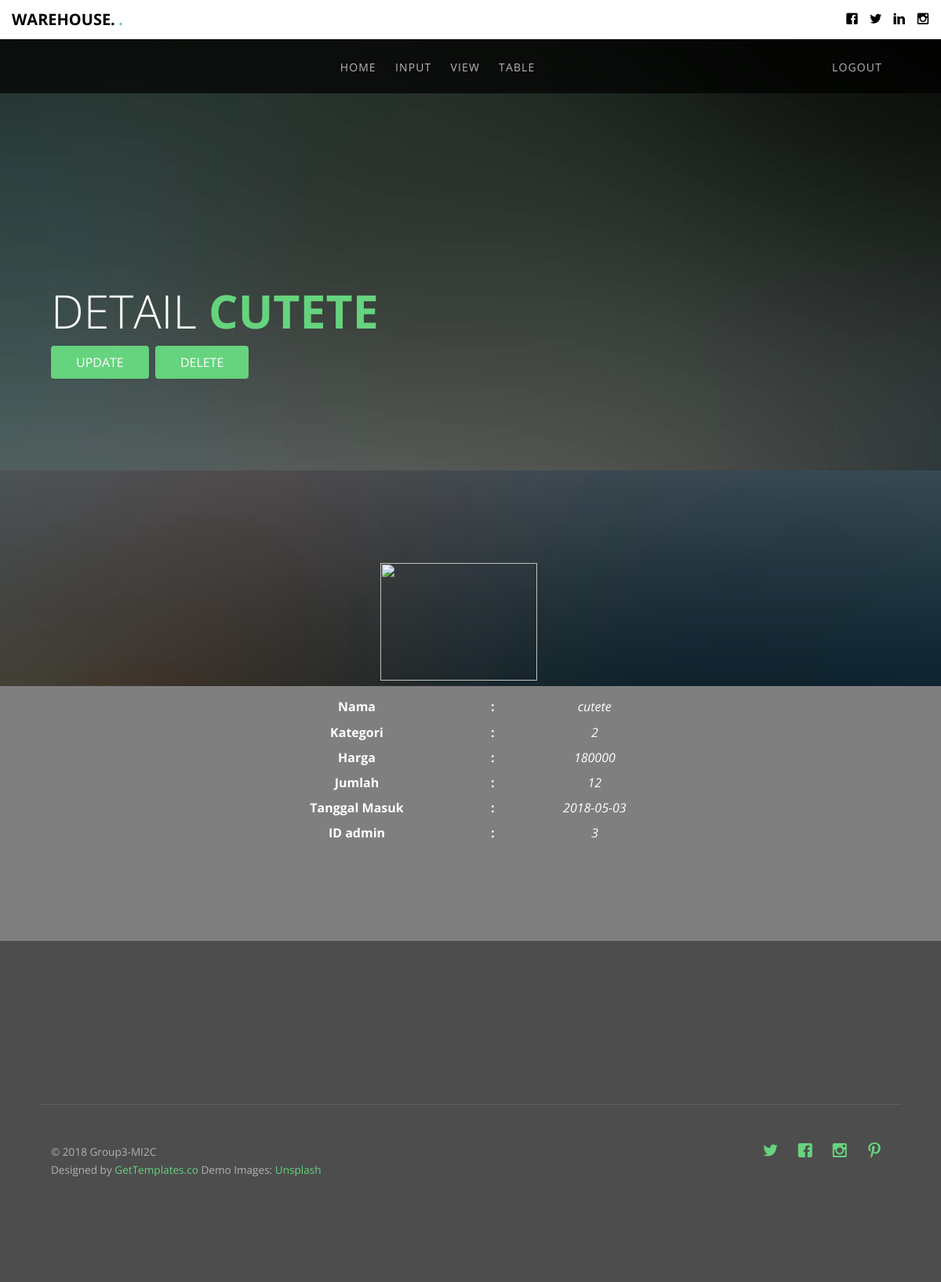
The app's page /Welcome/detailbarang/1 with its own data.
### tables this page shows
CREATE TABLE `barang` (
  `id_barang` int(11) NOT NULL,
  `nama` varchar(25) NOT NULL,
  `id_kategori` int(11) NOT NULL,
  `harga` varchar(25) NOT NULL,
  `jumlah` varchar(10) NOT NULL,
  `id_admin` int(11) NOT NULL,
  `ukuran` varchar(25) NOT NULL,
  `tgl_masuk` date NOT NULL,
  `Gambar` varchar(200) NOT NULL
);

### application/controllers/Welcome.php (called while the page is built, shortened)
<?php
class Welcome extends CI_Controller {
	public function __construct()
	{
		$this->load->helper('url');
        $this->load->helper('form');
        $this->load->helper('text');
		$this->load->model('Gudang_model');
		$this->load->helper(array('url_helper','date','file'));
	}
    public function detailbarang(){
        $id_barang = $this->uri->segment(3);
        $data['Barang_list']=$this->Gudang_model->get_barang_by_id($id_barang);
        $this->load->view('admin/detailbarang', $data);
    }
}

### index.php (called while the page is built, shortened)
<?php
require_once BASEPATH.'core/CodeIgniter.php';

### application/models/Gudang_model.php (called while the page is built, shortened)
<?php
class Gudang_model extends CI_Model {
		public function get_barang_by_id($id_barang = 0){
		$query = $this->db->get_where('barang', array('id_barang'=>$id_barang));
		return $query -> row_array();
	}
}
?>

### application/views/admin/detailbarang.php (the view, shortened to what this page needs)
	<header id="gtco-header" class="gtco-cover gtco-cover-sm" role="banner" style="background-image: url(http://localhost:8080/ci3-gudang/assets/images/img_bg_3.jpg)" data-stellar-background-ratio="0.5">
		<div class="overlay"></div>
		<div class="gtco-container">
			<div class="row row-mt-15em">
				<div class="col-md-7 mt-text text-left animate-box" data-animate-effect="fadeInUp">
					<h1>Detail <strong><?php echo $Barang_list['nama']  ?></strong></h1>
					 <a href="<?php echo site_url( 'Welcome/edit_barang/'.$Barang_list['id_barang']) ?>"><button class="btn btn-primary"> UPDATE </button></a>
				         <a href="<?php echo site_url( 'Welcome/delete_barang/'.$Barang_list['id_barang']) ?>"><button class="btn btn-primary"> DELETE</button></a>
                    </div>
			</div>
		</div>
	</header>
<section id="about">
     <div class="gtco-cover gtco-cover-sm" style="background-image: url(http://localhost:8080/ci3-gudang/assets/images/img_bg_2.jpg)" data-stellar-background-ratio="0.5">
          <div class="overlay"></div>
          <div class="gtco-container text-center">
               <div class="display-t">
                    <div class="display-tc">
                         <div class="row">
                               <div class="col-lg-12 text-center">
            <p><?php echo "<img src='".base_url()."assets/images/".$Barang_list['Gambar']."' width='200' height='150'>"?></p>
          </div>
<font color="white">
          <div class="col-lg-12">
               <div class="col-lg-3"></div>
               <div class="col-lg-3"><label>Nama</label></div>
               <div class="col-lg-1"><label>:</label></div>
               <div class="col-lg-2"><i><?php echo $Barang_list['nama'] ?></i></div>
               <div class="col-lg-3"></div>
          </div>
          <div class="col-lg-12">
               <div class="col-lg-3"></div>
               <div class="col-lg-3"><label>Kategori</label></div>
               <div class="col-lg-1"><label>:</label></div>
               <div class="col-lg-2"><i><?php echo $Barang_list['id_kategori'] ?></i></div>
               <div class="col-lg-3"></div>
          </div>
          <div class="col-lg-12">
               <div class="col-lg-3"></div>
               <div class="col-lg-3"><label>Harga</label></div>
               <div class="col-lg-1"><label>:</label></div>
               <div class="col-lg-2"><i><?php echo $Barang_list['harga'] ?></i></div>
               <div class="col-lg-3"></div>
          </div>
          <div class="col-lg-12">
               <div class="col-lg-3"></div>
               <div class="col-lg-3"><label>Jumlah</label></div>
               <div class="col-lg-1"><label>:</label></div>
               <div class="col-lg-2"><i><?php echo $Barang_list['jumlah'] ?></i></div>
               <div class="col-lg-3"></div>
          </div>
          <div class="col-lg-12">
               <div class="col-lg-3"></div>
               <div class="col-lg-3"><label>Tanggal Masuk</label></div>
               <div class="col-lg-1"><label>:</label></div>
               <div class="col-lg-2"><i><?php echo $Barang_list['tgl_masuk'] ?></i></div>
               <div class="col-lg-3"></div>
          </div>
          <div class="col-lg-12">
               <div class="col-lg-3"></div>
               <div class="col-lg-3"><label>ID admin</label></div>
               <div class="col-lg-1"><label>:</label></div>
               <div class="col-lg-2"><i><?php echo $Barang_list['id_admin'] ?></i></div>
               <div class="col-lg-3"></div>
          </div>
</font>
					</div>
					</div>
					<div class="col-md-3"></div>
				</div>
				</div>
			</div>
</section>

### assets/css/style.css (style rules this page uses)
body { font-family: "Open Sans", Arial, sans-serif; font-weight: 400; font-size: 16px; line-height: 1.7; color: #777; background: #fff; }
a { color: #66D37E; -webkit-transition: 0.5s; -o-transition: 0.5s; transition: 0.5s; }
p { margin-bottom: 20px; }
h1, h2, h3, h4, h5, h6, figure { color: #000; font-family: "Open Sans", Arial, sans-serif; font-weight: 400; margin: 0 0 20px 0; }
.gtco-container { max-width: 1100px; position: relative; margin: 0 auto; padding-left: 15px; padding-right: 15px; }
#gtco-header { position: absolute; top: 0; background: #4d4d4d; }
#gtco-header .overlay { position: absolute; top: 0; left: 0; right: 0; bottom: 0; background: rgba(0, 0, 0, 0.4); -webkit-transition: 0.5s; -o-transition: 0.5s; transition: 0.5s; }
#gtco-header .btn { color: #fff !important; }
#gtco-header .mt-text { margin-top: 7em; margin-bottom: 3em; }
#gtco-header h1, #gtco-header h2 { margin: 0; padding: 0; color: white; }
#gtco-header h1 { margin-bottom: 0px; font-size: 59px; line-height: 1.5; font-weight: 300; text-transform: uppercase !important; }
#gtco-header h1 strong { font-weight: 700; color: #66D37E; }
#gtco-header, #gtco-counter, .gtco-bg { background-size: cover; background-position: top center; background-repeat: no-repeat; position: relative; }
.gtco-cover { height: 900px; background-size: cover; background-position: center center; background-repeat: no-repeat; position: relative; float: left; width: 100%; }
.gtco-cover a { color: #66D37E; }
.gtco-cover .overlay { z-index: 1; position: absolute; bottom: 0; top: 0; left: 0; right: 0; background: rgba(0, 0, 0, 0.5); }
.gtco-cover > .gtco-container { position: relative; z-index: 10; }
.gtco-cover .display-t, .gtco-cover .display-tc { height: 900px; display: table; width: 100%; }
.gtco-cover.gtco-cover-sm { height: 600px; }
.gtco-cover.gtco-cover-sm .display-t, .gtco-cover.gtco-cover-sm .display-tc { height: 600px; display: table; width: 100%; }
#gtco-header .display-tc, #gtco-counter .display-tc, .gtco-cover .display-tc { display: table-cell !important; vertical-align: middle; }
.btn { margin-right: 4px; margin-bottom: 4px; font-family: "Open Sans", Arial, sans-serif; font-size: 16px; font-weight: 400; -webkit-border-radius: 4px; -moz-border-radius: 4px; -ms-border-radius: 4px; border-radius: 4px; -webkit-transition: 0.5s; -o-transition: 0.5s; transition: 0.5s; padding: 8px 30px; }
.btn-primary { background: #66D37E; color: #fff; border: 2px solid #66D37E !important; }
.row-mt-15em { margin-top: 15em; }
.js .animate-box { opacity: 0; }

### records on screen
barang: nama "CUTETE", nama "cutete", id_kategori "2", harga "180000", jumlah "12", tgl_masuk "2018-05-03", id_admin "3"
